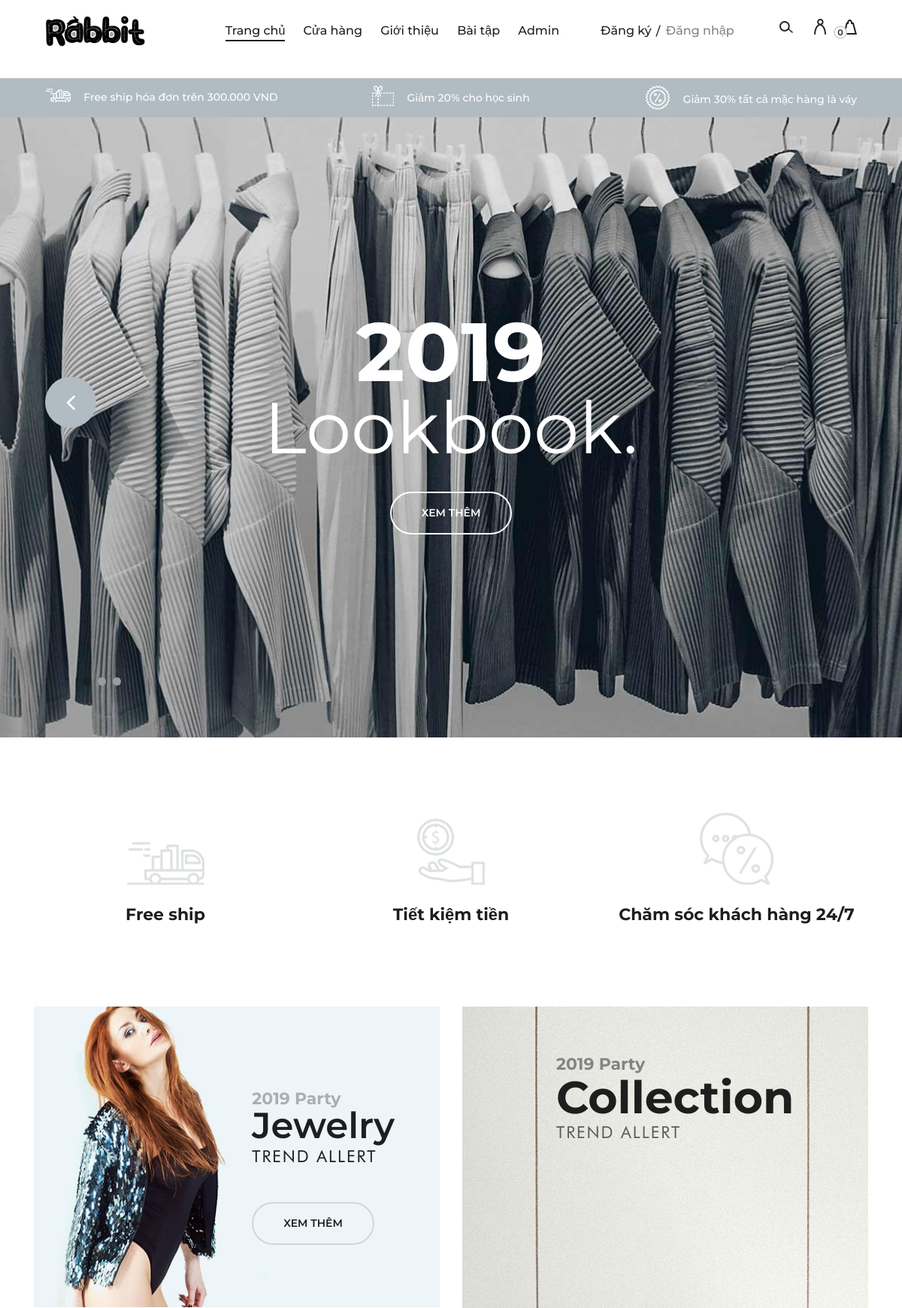
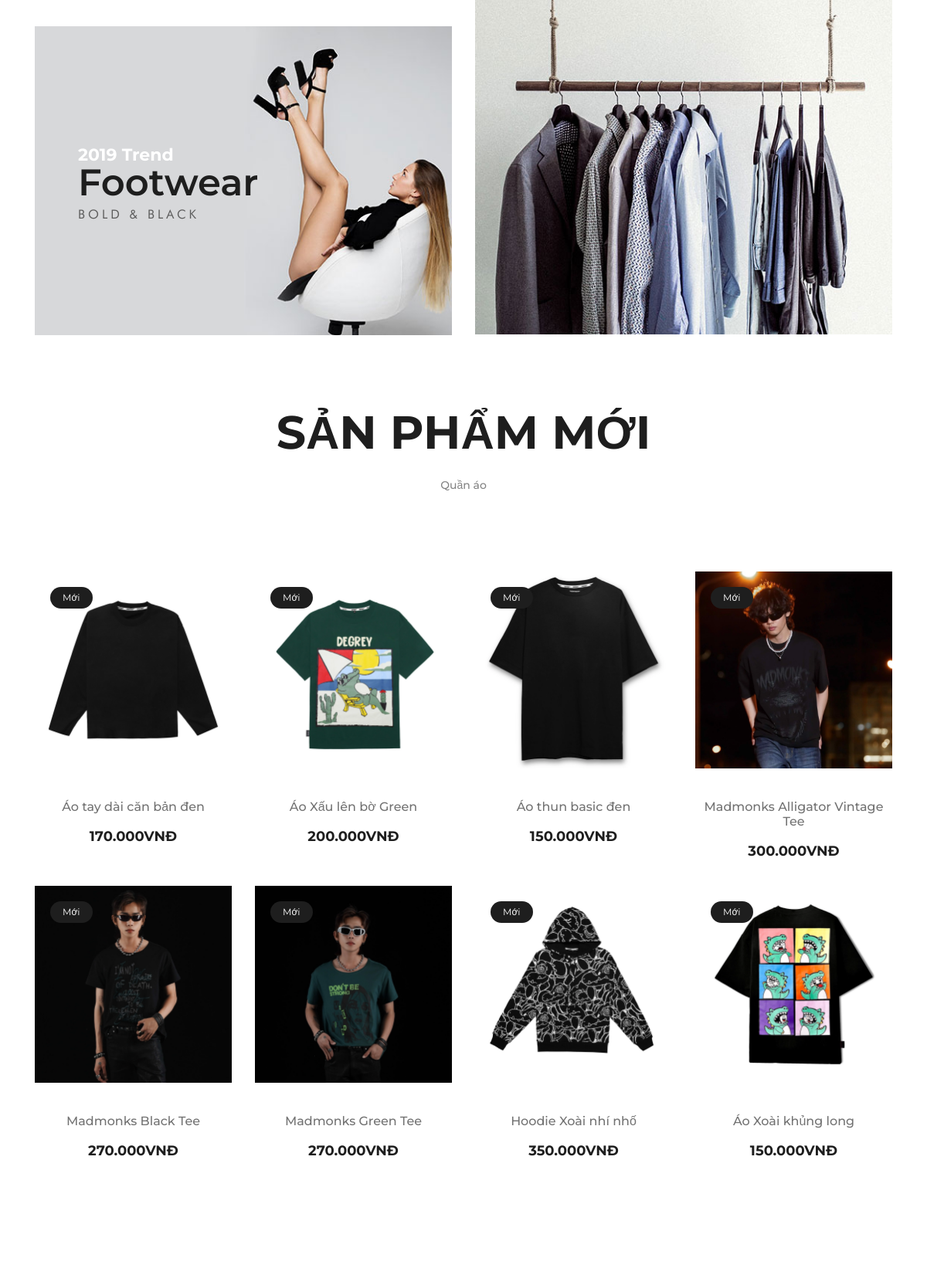
The app's page /user/index.php (upper part) with its own data (2 pictures, top to bottom).
### tables this page shows
CREATE TABLE `sanpham` (
  `id_sp` int(20) NOT NULL,
  `ten` varchar(255) NOT NULL,
  `gia` int(10) NOT NULL,
  `sl` int(5) NOT NULL,
  `mota` varchar(255) NOT NULL,
  `anh` varchar(255) NOT NULL,
  `id_lsp` int(20) NOT NULL
);

### user/page/home.php (the view, shortened to what this page needs)
<?php
    $sql_pro = "SELECT * FROM sanpham  ORDER BY sanpham.id_sp DESC";
	$query_pro = mysqli_query($conn,$sql_pro);
?>
    <section class="hero-slider">
        <div class="hero-items owl-carousel">
            <div class="single-slider-item set-bg" data-setbg="img/slider-1.jpg">
                <div class="container">
                    <div class="row">
                        <div class="col-lg-12">
                            <h1>2019</h1>
                            <h2>Lookbook.</h2>
                            <a href="#" class="primary-btn">Xem thêm</a>
                        </div>
                    </div>
                </div>
            </div>
        </div>
    </section>
    <section class="features-section spad">
        <div class="features-ads">
            <div class="container">
                <div class="row">
                    <div class="col-lg-4">
                        <div class="single-features-ads first">
                            <img src="img/icons/f-delivery.png" alt="">
                            <h4>Free ship</h4>
                        </div>
                    </div>
                    <div class="col-lg-4">
                        <div class="single-features-ads second">
                            <img src="img/icons/coin.png" alt="">
                            <h4> Tiết kiệm tiền</h4>
                        </div>
                    </div>
                    <div class="col-lg-4">
                        <div class="single-features-ads">
                            <img src="img/icons/chat.png" alt="">
                            <h4>Chăm sóc khách hàng 24/7</h4>
                        </div>
                    </div>
                </div>
            </div>
        </div>
        <div class="features-box">
            <div class="container">
                <div class="row">
                    <div class="col-lg-6">
                        <div class="row">
                            <div class="col-lg-12">
                                <div class="single-box-item first-box">
                                    <img src="img/f-box-1.jpg" alt="">
                                    <div class="box-text">
                                        <span class="trend-year">2019 Party</span>
                                        <h2>Jewelry</h2>
                                        <span class="trend-alert">Trend Allert</span>
                                        <a href="#" class="primary-btn">Xem thêm</a>
                                    </div>
                                </div>
                            </div>
                            <div class="col-lg-12">
                                <div class="single-box-item second-box">
                                    <img src="img/f-box-2.jpg" alt="">
                                    <div class="box-text">
                                        <span class="trend-year">2019 Trend</span>
                                        <h2>Footwear</h2>
                                        <span class="trend-alert">Bold & Black</span>
                                    </div>
                                </div>
                            </div>
                        </div>
                    </div>
                    <div class="col-lg-6">
                        <div class="single-box-item large-box">
                            <img src="img/f-box-3.jpg" alt="">
                            <div class="box-text">
                                <span class="trend-year">2019 Party</span>
                                <h2>Collection</h2>
                                <div class="trend-alert">Trend Allert</div>
                            </div>
                        </div>
                    </div>
                </div>
            </div>
        </div>
    </section>
    <section class="latest-products spad">
        <div class="container">
            <div class="product-filter">
                <div class="row">
                    <div class="col-lg-12 text-center">
                        <div class="section-title">
                            <h2>SẢN PHẨM MỚI</h2>
                        </div>
                        <ul class="product-controls">
                            <li data-filter="*">Quần áo</li>
                        </ul>
                    </div>
                </div>
            </div>
            <div class="row" id="product-list">
                <?php
                    $i=0;
					while(($row = mysqli_fetch_array($query_pro))&&($i<8)){
				?>
                <div class="col-lg-3 col-sm-6 mix all dresses bags">
                    <div class="single-product-item">
                        <figure>
                            <a href="index.php?act=chitiet&id=<?php echo $row['id_sp'] ?>"><img src="../dashboard/img_product/products/<?php echo $row['anh'] ?>" alt=""></a>
                            <div class="p-status">Mới</div>
                        </figure>
                        <div class="product-text">
                            <a href="index.php?act=chitiet&id=<?php echo $row['id_sp'] ?>"><h6><?php echo $row['ten'] ?></h6></a>
                            <p><?php echo number_format($row['gia'],0,',','.').'VNĐ'?></p>
                        </div>
                    </div>
                </div>
                <?php
                    $i++;
					}
				?>
            </div>
        </div>
    </section>

### records on screen
sanpham: anh (picture), ten "Áo tay dài căn bản đen", gia "170.000"
sanpham: anh (picture), ten "Áo Xấu lên bờ Green", gia "200.000"
sanpham: anh (picture), ten "Áo thun basic đen", gia "150.000"
sanpham: anh (picture), ten "Madmonks Alligator Vintage Tee", gia "300.000"
sanpham: anh (picture), ten "Madmonks Black Tee", gia "270.000"
sanpham: anh (picture), ten "Madmonks Green Tee", gia "270.000"
sanpham: anh (picture), ten "Hoodie Xoài nhí nhố", gia "350.000"
sanpham: anh (picture), ten "Áo Xoài khủng long", gia "150.000"

### other values on screen
$_SESSION["sl"] "0"
